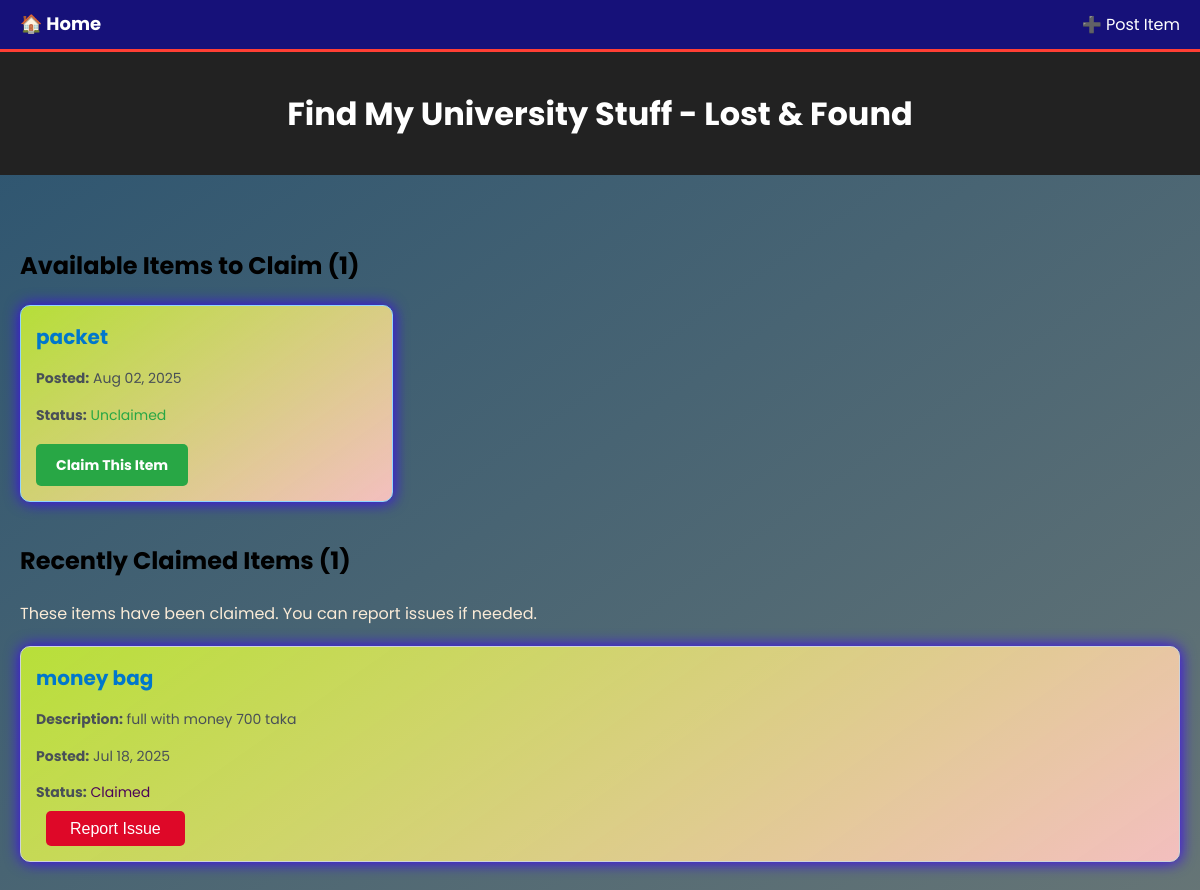
Before: / with the older database file.
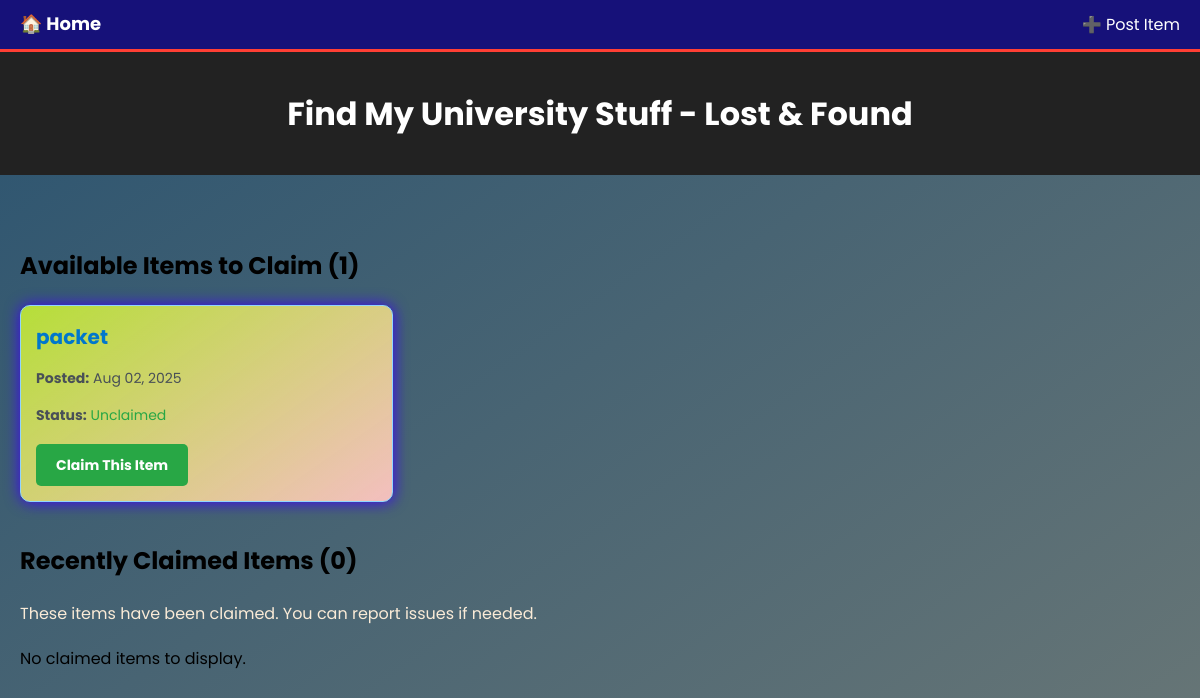
After: the same page with the newer database file.
### LostFound/models.py (models this page shows, shortened)
class LostItem(models.Model):
    item_name = models.CharField(max_length=100)
    description = models.TextField(blank=True)
    date_registered = models.DateTimeField(auto_now_add=True)
    mcq_1_question = models.CharField(max_length=200, blank=True)
    mcq_1_answer_correct = models.CharField(max_length=100, blank=True)
    mcq_1_answer_incorrect_1 = models.CharField(max_length=100, blank=True)
    mcq_1_answer_incorrect_2 = models.CharField(max_length=100, blank=True)
    mcq_1_answer_incorrect_3 = models.CharField(max_length=100, blank=True)
    mcq_2_question = models.CharField(max_length=200, blank=True)
    mcq_2_answer_correct = models.CharField(max_length=100, blank=True)
    mcq_2_answer_incorrect_1 = models.CharField(max_length=100, blank=True)
    mcq_2_answer_incorrect_2 = models.CharField(max_length=100, blank=True)
    mcq_2_answer_incorrect_3 = models.CharField(max_length=100, blank=True)
    status = models.CharField(max_length=20, choices=[('Unclaimed', 'Unclaimed'), ('Claimed', 'Claimed'),('Resolved', 'Resolved')], default='Unclaimed')
    claim_code = models.CharField(max_length=6, blank=True,null=True)

### LostFound/views.py (the view)
# urls.py: 2. Add a URL to urlpatterns:  path('', views.home, name='home')
def home(request):
    unclaimed_items = LostItem.objects.filter(status='Unclaimed')
    claimed_items = LostItem.objects.filter(status='Claimed')
    return render(request, 'home.html', {
        'unclaimed_items': unclaimed_items,
        'claimed_items': claimed_items
    })

### templates/home.html
{% extends "base.html" %}
{% block content %}
    <h2>Available Items to Claim ({{ unclaimed_items.count }})</h2>
    {% if unclaimed_items %}
        <div class="grid">
            {% for item in unclaimed_items %}
            <div class="card card-unclaimed"  style="
    background: linear-gradient(145deg, #d4fe2bce, #f3bfbfff);
    padding: 15px;
    border-radius: 10px;
    margin-bottom: 20px;
    box-shadow: 4px 4px 10px rgba(45, 26, 217, 0.1),
                -0px -0px 15px rgba(62, 5, 250, 1);">
                <h3>{{ item.item_name }}</h3>
                <p><strong>Posted:</strong> {{ item.date_registered|date:"M d, Y" }}</p>
                <p><strong>Status:</strong> <span style="color: #28a745;">{{ item.status }}</span></p>
                <a href="{% url 'claim_item' item.id %}" class="btn btn-success"> Claim This Item</a>
            </div>
            {% endfor %}
        </div>
    {% else %}
        <div class="alert alert-info">
            <p style="margin: 0;">Oops! Unclaimed items are not available currently.</p>
        </div>
    {% endif %}
    <h2>Recently Claimed Items ({{ claimed_items.count }})</h2>
    <p style="color: antiquewhite; margin-bottom: 20px;">These items have been claimed. You can report issues if needed.</p>
    {% if claimed_items %}
        <div style="display: grid; gap: 20px;">
            {% for item in claimed_items %}
            <div class="card card-resolved" style="
    background: linear-gradient(145deg, #d4fe2bce, #f3bfbfff);
    padding: 15px;
    border-radius: 10px;
    margin-bottom: 20px;
    box-shadow: 4px 4px 10px rgba(45, 26, 217, 0.1),
                -0px -0px 15px rgba(62, 5, 250, 1);">
                <h3>{{ item.item_name }}</h3>
                <p><strong>Description:</strong> {{ item.description|default:"No description provided" }}</p>
                <p><strong>Posted:</strong> {{ item.date_registered|date:"M d, Y" }}</p>
                <p><strong>Status:</strong> <span style="color: #4b0358ff;">{{ item.status }}</span></p>
                <button onclick="window.location.href='{% url 'report_issue' item.id %}'" style="margin-left: 10px; background: #de0828ff; color: white; padding: 8.5px 24px; border: none; border-radius: 5px; cursor: pointer; font-size: 16px;">Report Issue</button>
            </div>
            {% endfor %}
        </div>
    {% else %}
        <p>No claimed items to display.</p>
    {% endif %}
{% endblock %}

Changed rows visible on the page:
no longer on this page (row edited): LostItem: item_name "money bag", description "full with money 700 taka", date_registered "Jul 18, 2025", status "Claimed", shown under "Recently Claimed Items (1)"
Other visible differences:
{{ claimed_items.count }}: "1" → "0"
text now shown: "No claimed items to display."
